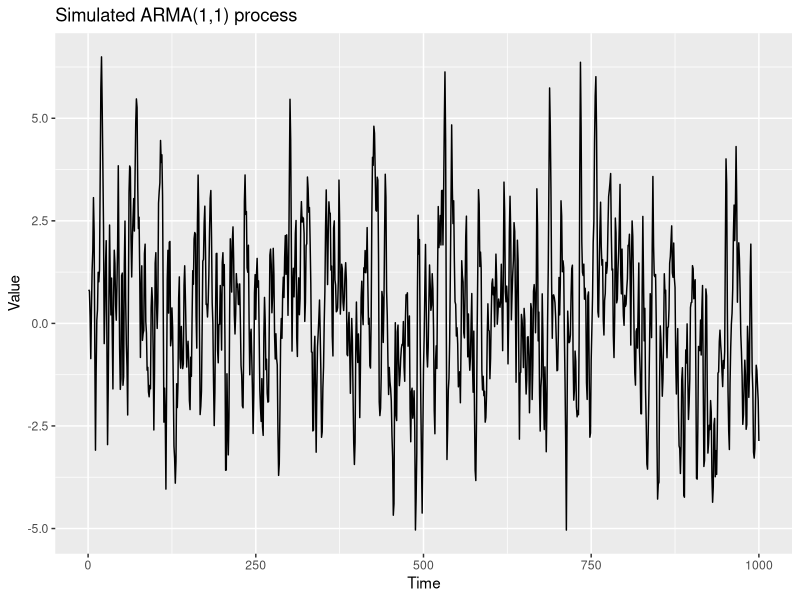

The R script that drew this image:
## =====================================================
## 1. Prepare environment & set working directory
## =====================================================

library(ggplot2)
# stats is part of base R and attached by default, so library(stats)
# is not strictly necessary.

# Set working directory (optional for RStudio users)
if (requireNamespace("rstudioapi", quietly = TRUE)) {
  setwd(dirname(rstudioapi::getActiveDocumentContext()$path))
}

## =====================================================
## 2. Simulate an ARMA(1,1) process
## =====================================================

set.seed(12345)  # For reproducibility

n        <- 1000   # Length of the time series
ar_param <- 0.6    # AR(1) parameter
ma_param <- 0.7    # MA(1) parameter

arma11_data <- arima.sim(list(order = c(1, 0, 1), ar = ar_param, ma = ma_param), n = n)

df_arma11 <- data.frame(
  time  = 1:n,
  value = as.numeric(arma11_data)
)

## =====================================================
## 3. Plot and save the simulated ARMA(1,1) series
## =====================================================

p_arma11 <- ggplot(df_arma11, aes(x = time, y = value)) +
  geom_line() +
  labs(title = "Simulated ARMA(1,1) process", x = "Time", y = "Value") 

ggsave("simulated-arma11.png", plot = p_arma11, width = 6, height = 4, dpi = 300) 
